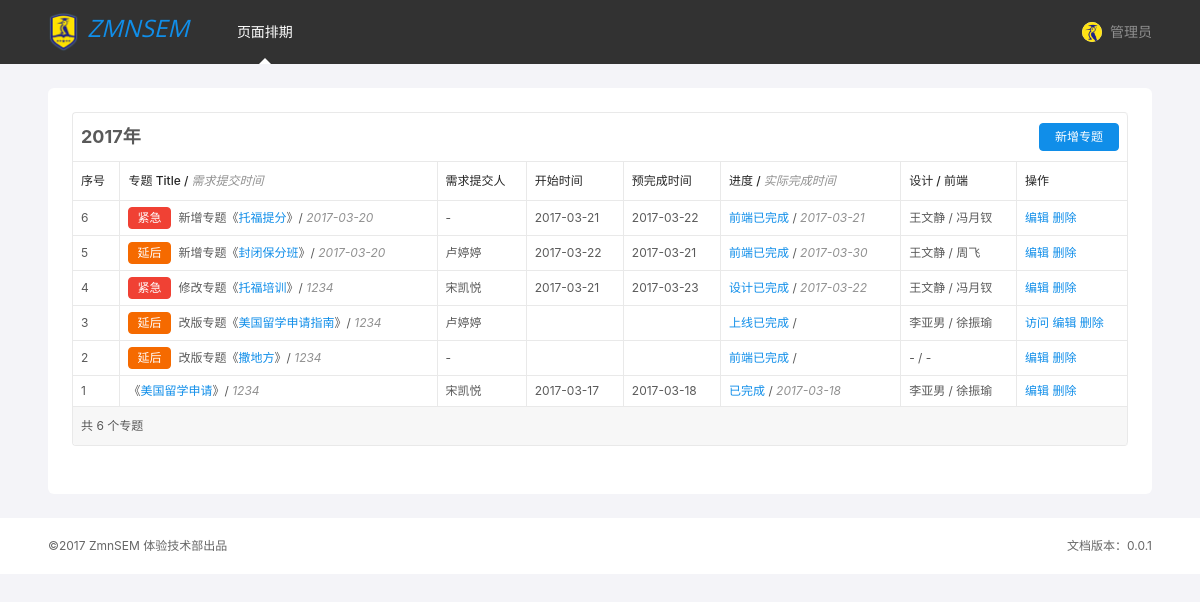
The page /index.php (signed in) on the database its author committed.
### tables this page shows
CREATE TABLE `page_info` (
  `id` int(10) NOT NULL,
  `category` varchar(20) NOT NULL,
  `title` varchar(300) NOT NULL,
  `directory` varchar(20) NOT NULL,
  `type` varchar(20) NOT NULL,
  `proto_url` varchar(150) NOT NULL,
  `page_url` varchar(150) NOT NULL,
  `sponsor` varchar(50) NOT NULL,
  `designer` varchar(50) NOT NULL,
  `coder` varchar(50) NOT NULL,
  `time_submit` varchar(20) NOT NULL,
  `time_start` varchar(20) NOT NULL,
  `time_end` varchar(20) NOT NULL,
  `time_finish` varchar(20) NOT NULL,
  `progress` varchar(20) NOT NULL,
  `year` int(10) NOT NULL,
  `state` varchar(30) NOT NULL
);

### index.php (the view, shortened to what this page needs)
<?php
    include_once 'system.inc.php';
?>
<!doctype html>
<html lang="zh-cn">
<head>
<link rel="stylesheet" href="css/base.css">
<link rel="stylesheet" href="css/app.css">
</head>
<body>
<header class="g-hd">
    <div class="m-nav">
        <div class="g-cnt">
            <a class="logo f-fl" href="/"><img src="images/logo.png" alt="">ZMNSEM</a>
            <ul class="nav-cnt f-fl">
                <li class="nav-item">
                    <h3><a href="index.php">页面排期</a><i></i></h3>
                </li>
            </ul>
            <?php
                if (!isset($_SESSION['log']) || $_SESSION['log'] == false) {
                    echo '<div class="u-user f-fr"><i></i><a href="login.php">登录</a></div>';
                } else {
                    echo '<div class="u-user f-fr"><i><img src="images/user_img.png" alt=""></i>管理员</div>';
                }
            ?>
        </div>
    </div>
</header>
<div class="g-bd g-cnt">
    <div class="ant-table-wrapper f-mbv">
        <div class="ant-table ant-table-small ant-table-bordered">
            <div class="ant-table-title f-cb">
                <h2 class="f-fl">2017年</h2>
                <a class="u-btn u-btn-primary f-fr" href="add.php"><span>新增专题</span></a>
            </div>
            <div class="ant-table-content">
                <div class="ant-table-body">
                    <table>
                        <colgroup><col><col><col><col><col><col><col><col><col></colgroup>
                        <thead class="ant-table-thead">
                            <tr>
                                <th><span>序号</span></th>
                                <th><span>专题 Title / <em>需求提交时间</em></span></th>
                                <th><span>需求提交人</span></th>
                                <th><span>开始时间</span></th>
                                <th><span>预完成时间</span></th>
                                <th><span>进度 / <em>实际完成时间</em></span></th>
                                <th><span>设计 / 前端</span></th>
                                <th><span>操作</span></th>
                            </tr>
                        </thead>
                        <tbody class="ant-table-tbody">
                            <?php
                                $sql_select = "select * from page_info ORDER BY id DESC";
                                $res = $conn->query($sql_select);
                                $num = $res->rowCount();
                                $count = $res->rowCount();
                                foreach ( $conn->query($sql_select) as $row) {
                                    echo "<tr class='ant-table-row'>
                                <td>{$num}</td>
                                <td>";
                                if($row['state'] == "紧急") {
                                    echo "<div class='ant-tag ant-tag-red-inverse'><span class='ant-tag-text'>紧急</span></div>";
                                } else if($row['state'] == "延后") {
                                    echo "<div class='ant-tag ant-tag-orange-inverse'><span class='ant-tag-text'>延后</span></div>";
                                }
                                echo "{$row["category"]}《<a href='{$row["proto_url"]}'>{$row["title"]}</a>》/ <em>{$row["time_submit"]}</em></td>
                                <td>{$row["sponsor"]}</td>
                                <td>{$row["time_start"]}</td>
                                <td>{$row["time_end"]}</td>
                                <td><a href='javascript:void(0);'>{$row["progress"]}已完成</a> / <em>{$row["time_finish"]}</em></td>
                                <td>{$row["designer"]} / {$row["coder"]}</td>
                                <td>";
                                    if($row['progress'] == "上线") {
                                        echo "<a href='{$row["page_url"]}'>访问</a> ";
                                    }
                                    if (isset($_SESSION['log']) || $_SESSION['log'] == true) {
                                        echo "<a href='edit.php?id={$row["id"]}'>编辑</a> ";
                                        echo "<a href='javascript:void(0);' onclick='doDel({$row["id"]})'>删除</a>";
                                    }
                            echo "</td>
                            </tr>";
                                    $num--;
                                }
                            ?>
                        </tbody>
                    </table>
                </div>
                <div class="ant-table-footer">共 <?php echo $count ?> 个专题</div>
            </div>
        </div>
    </div>
</div>
<footer class="g-ft">
    <div class="g-cnt">
        <div class="f-fl">&copy;2017 ZmnSEM 体验技术部出品</div>
        <div class="f-fr">文档版本：0.0.1</div>
    </div>
</footer>
</body>
</html>

### css/base.css (style rules this page uses)
html { font-family:sans-serif;line-height:1.15;-ms-text-size-adjust:100%;-webkit-text-size-adjust:100%; }
body { margin:0; }
article,aside,footer,header,nav,section { display:block; }
a { background-color:transparent;-webkit-text-decoration-skip:objects; }
img { border-style:none; }
* { -webkit-tap-highlight-color:rgba(0,0,0,0); }
*,:after,:before { box-sizing:border-box; }
body,html { width:100%;height:100%; }
body { font-family:-apple-system,BlinkMacSystemFont,Segoe UI,Roboto,PingFang SC,Hiragino Sans GB,Microsoft YaHei,Helvetica Neue,Helvetica,Arial,sans-serif;font-size:12px;line-height:1.5;color:rgba(0,0,0,.65);background-color:#fff; }
article,aside,blockquote,body,button,code,dd,details,div,dl,dt,fieldset,figcaption,figure,footer,form,h1,h2,h3,h4,h5,h6,header,hgroup,hr,input,legend,li,menu,nav,ol,p,pre,section,td,textarea,th,ul { margin:0;padding:0; }
ol,ul { list-style:none; }
a { color:#108ee9;background:transparent;text-decoration:none;outline:none;cursor:pointer;-webkit-transition:color .3s ease;transition:color .3s ease; }
.f-cb:after,.f-cbli li:after { content:".";display:block;clear:both;height:0;visibility:hidden;overflow:hidden; }
.f-cb,.f-cbli li { zoom:1; }
.f-fl { float:left; }
.f-fr { float:right; }
.f-mbv { margin-bottom:24px !important; }

### rows shown on the page
page_info: state "紧急", category "新增专题", title "托福提分", time_submit "2017-03-20", sponsor "-", time_start "2017-03-21", time_end "2017-03-22", progress "前端", time_finish "2017-03-21", designer "王文静", coder "冯月钗"
page_info: state "延后", category "新增专题", title "封闭保分班", time_submit "2017-03-20", sponsor "卢婷婷", time_start "2017-03-22", time_end "2017-03-21", progress "前端", time_finish "2017-03-30", designer "王文静", coder "周飞"
page_info: state "紧急", category "修改专题", title "托福培训", time_submit "1234", sponsor "宋凯悦", time_start "2017-03-21", time_end "2017-03-23", progress "设计", time_finish "2017-03-22", designer "王文静", coder "冯月钗"
page_info: state "延后", category "改版专题", title "美国留学申请指南", time_submit "1234", sponsor "卢婷婷", progress "上线", designer "李亚男", coder "徐振瑜"
page_info: state "延后", category "改版专题", title "撒地方", time_submit "1234", sponsor "-", progress "前端", designer "-", coder "-"
page_info: title "美国留学申请", time_submit "1234", sponsor "宋凯悦", time_start "2017-03-17", time_end "2017-03-18", time_finish "2017-03-18", designer "李亚男", coder "徐振瑜"

### other values the page prints
$count "6"
